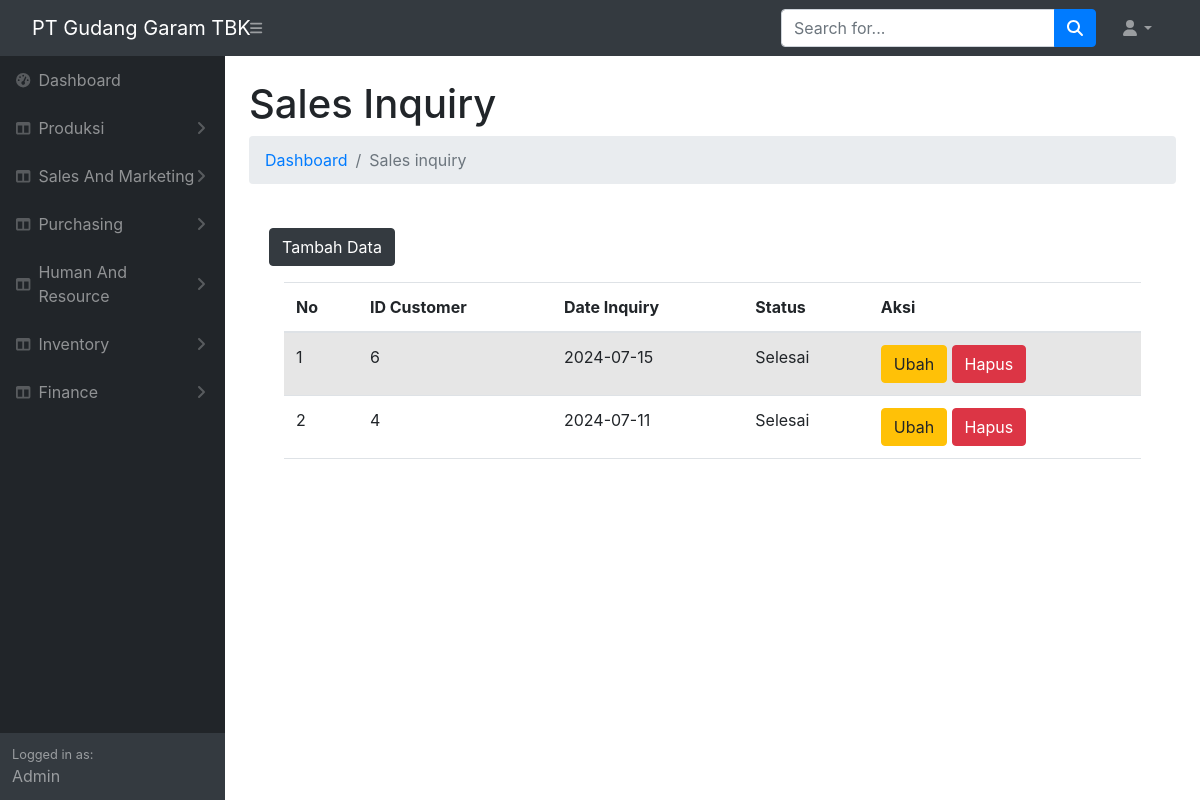
Screenshot of /produksi/sales_inquiry.php with the database file from the repository.
### tables this page shows
CREATE TABLE `sales_inquiry` (
  `id_sales_inquiry` int(25) NOT NULL,
  `id_customer` int(25) NOT NULL,
  `id_product` int(25) NOT NULL,
  `tanggal_inquiry` date NOT NULL,
  `status` varchar(25) NOT NULL,
  `description` text NOT NULL
);

### produksi/sales_inquiry.php (the view, shortened to what this page needs)
<!DOCTYPE html>
<html lang="en">
    <head>
        <link rel="stylesheet" type="text/css" media="screen" href="https://cdn.datatables.net/1.13.1/css/jquery.dataTables.min.css">
    <link rel="stylesheet" type="text/css" media="screen" href="https://cdnjs.cloudflare.com/ajax/libs/twitter-bootstrap/5.2.0/css/bootstrap.min.css">
    <link rel="stylesheet" type="text/css" media="screen" href="https://cdn.datatables.net/1.13.1/css/dataTables.bootstrap5.min.css">
        <link href="https://cdn.jsdelivr.net/npm/simple-datatables@7.1.2/dist/style.min.css" rel="stylesheet" />
        <link href="css/styles.css" rel="stylesheet" />
    </head>
    <body class="sb-nav-fixed">
        <nav class="sb-topnav navbar navbar-expand navbar-dark bg-dark">
            <a class="navbar-brand ps-3" href="index.html">PT Gudang Garam TBK</a>
            <button class="btn btn-link btn-sm order-1 order-lg-0 me-4 me-lg-0" id="sidebarToggle" href="#!"><i class="fas fa-bars"></i></button>
            <form class="d-none d-md-inline-block form-inline ms-auto me-0 me-md-3 my-2 my-md-0">
                <div class="input-group">
                    <input class="form-control" type="text" placeholder="Search for..." aria-label="Search for..." aria-describedby="btnNavbarSearch" />
                    <button class="btn btn-primary" id="btnNavbarSearch" type="button"><i class="fas fa-search"></i></button>
                </div>
            </form>
            <ul class="navbar-nav ms-auto ms-md-0 me-3 me-lg-4">
                <li class="nav-item dropdown">
                    <a class="nav-link dropdown-toggle" id="navbarDropdown" href="#" role="button" data-bs-toggle="dropdown" aria-expanded="false"><i class="fas fa-user fa-fw"></i></a>
                </li>
            </ul>
        </nav>
        <div id="layoutSidenav">
            <div id="layoutSidenav_nav">
                <nav class="sb-sidenav accordion sb-sidenav-dark" id="sidenavAccordion">
                    <div class="sb-sidenav-menu">
                        <div class="nav">
                        <a class="nav-link" href="index.php">
                                <div class="sb-nav-link-icon"><i class="fas fa-tachometer-alt"></i></div>
                                Dashboard
                            </a>
                            <a class="nav-link collapsed" href="#" data-bs-toggle="collapse" data-bs-target="#collapseLayouts" aria-expanded="false" aria-controls="collapseLayouts">
                                <div class="sb-nav-link-icon"><i class="fas fa-columns"></i></div>
                                Produksi
                                <div class="sb-sidenav-collapse-arrow"><i class="fas fa-angle-down"></i></div>
                            </a>
                            <a class="nav-link collapsed" href="#" data-bs-toggle="collapse" data-bs-target="#collapseLayouts" aria-expanded="false" aria-controls="collapseLayouts">
                                <div class="sb-nav-link-icon"><i class="fas fa-columns"></i></div>
                                Sales And Marketing
                                <div class="sb-sidenav-collapse-arrow"><i class="fas fa-angle-down"></i></div>
                            </a>
                        <a class="nav-link collapsed" href="#" data-bs-toggle="collapse" data-bs-target="#collapseLayouts" aria-expanded="false" aria-controls="collapseLayouts">
                            <div class="sb-nav-link-icon"><i class="fas fa-columns"></i></div>
                            Purchasing
                            <div class="sb-sidenav-collapse-arrow"><i class="fas fa-angle-down"></i></div>
                        </a>
                        <a class="nav-link collapsed" href="#" data-bs-toggle="collapse" data-bs-target="#collapseLayouts" aria-expanded="false" aria-controls="collapseLayouts">
                        <div class="sb-nav-link-icon"><i class="fas fa-columns"></i></div>
                            Human And Resource
                            <div class="sb-sidenav-collapse-arrow"><i class="fas fa-angle-down"></i></div>
                            </a>
                        <a class="nav-link collapsed" href="#" data-bs-toggle="collapse" data-bs-target="#collapseLayouts" aria-expanded="false" aria-controls="collapseLayouts">
                            <div class="sb-nav-link-icon"><i class="fas fa-columns"></i></div>
                                Inventory
                                <div class="sb-sidenav-collapse-arrow"><i class="fas fa-angle-down"></i></div>
                                </a>
                        <a class="nav-link collapsed" href="#" data-bs-toggle="collapse" data-bs-target="#collapseLayouts" aria-expanded="false" aria-controls="collapseLayouts">
                            <div class="sb-nav-link-icon"><i class="fas fa-columns"></i></div>
                            Finance
                            <div class="sb-sidenav-collapse-arrow"><i class="fas fa-angle-down"></i></div>
                        </a>
                        <!DOCTYPE html>
                        <html lang="en">
                        <head>
                            <link href="https://stackpath.bootstrapcdn.com/bootstrap/4.5.2/css/bootstrap.min.css" rel="stylesheet">
                        </head>
                        <body>
                        </body>
                        </html>
                        </div>
                    </div>
                    <div class="sb-sidenav-footer">
                        <div class="small">Logged in as:</div>
                        Admin
                    </div>
                </nav>
            </div>
            <div id="layoutSidenav_content">
            <main>
                    <div class="container-fluid px-4">
                        <h1 class="mt-4">Sales Inquiry</h1>
                        <ol class="breadcrumb mb-4">
                            <li class="breadcrumb-item"><a href="index.html">Dashboard</a></li>
                            <li class="breadcrumb-item active">Sales inquiry</li>
                        </ol>
            <div class="card-body">
                <button type="button" class="btn btn-dark mb-3" data-bs-toggle="modal" data-bs-target="#modaldaftar">
                    Tambah Data
                </button>
                <div class="container">
    <table id="export" class="table table-striped" style="width:100%">
        <thead>
            <tr>
                <th>No</th>
                <th>ID Customer</th>
                <th>Date Inquiry</th>
                <th>Status</th>
                <th>Aksi</th>
            </tr>
        </thead>
        <tbody>
            <?php
            include "koneksi/koneksi.php";
            $no = 1;
            $tampil = mysqli_query($koneksi, "SELECT * FROM sales_inquiry ORDER BY id_sales_inquiry DESC");
            while ($data = mysqli_fetch_array($tampil)) {
                echo "<tr>
                <td>".$no."</td>
                <td>".$data['id_customer']."</td>
                <td>".$data['tanggal_inquiry']."</td>
                <td>".$data['status']."</td>
                <td>
                    <a href='#' class='btn btn-warning' data-bs-toggle='modal' data-bs-target='#modalubah".$no."'>Ubah</a>
                    <a href='#' class='btn btn-danger' data-bs-toggle='modal' data-bs-target='#modalhapus".$no."'>Hapus</a>
                </td>
                </tr>";
                $no++;
            }
            ?>
        </tbody>
    </table>
</div>
            </div>
        </div>
    </div>
  </body>
</html>

### rows the page displays
sales_inquiry: id_customer "6", tanggal_inquiry "2024-07-15", status "Selesai"
sales_inquiry: id_customer "4", tanggal_inquiry "2024-07-11", status "Selesai"
